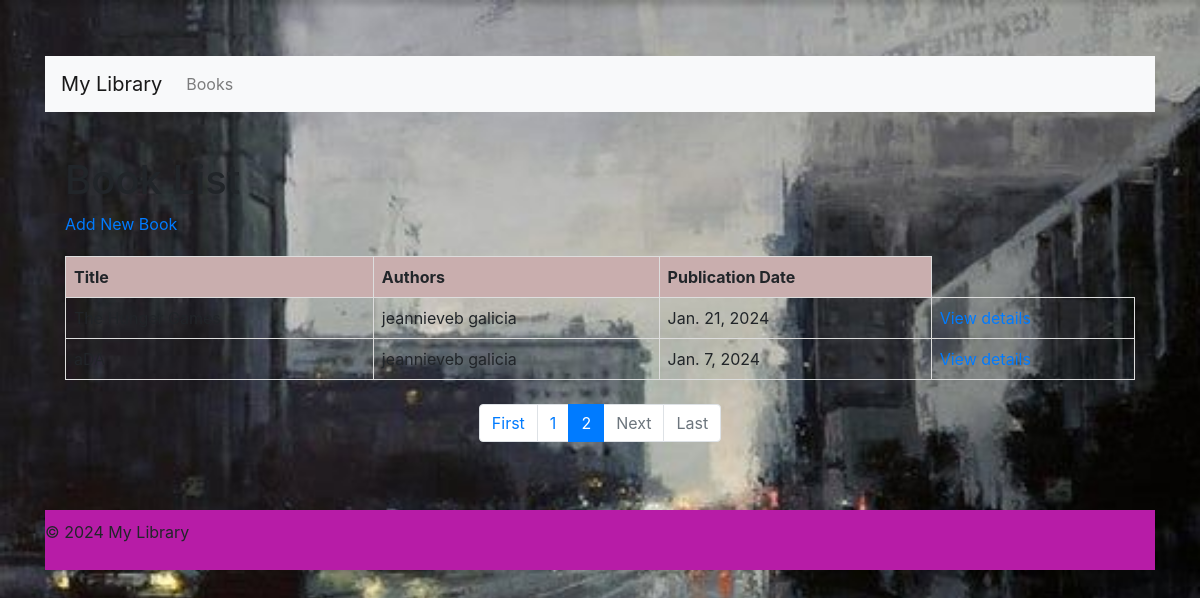
Page /books/?page=2 on the committed database.
### myapp/models.py (models this page shows, shortened)
class Book(models.Model):
    title = models.CharField(max_length=100)
    publication_date = models.DateField()
    genre = models.ForeignKey(Genre, on_delete=models.SET_NULL, null=True, blank=True)
    authors = models.ManyToManyField(Author)
    created_at = models.DateTimeField(default=timezone.now)
    updated_at = models.DateTimeField(default=timezone.now)

class BaseModel(models.Model):
    created_at = models.DateTimeField(auto_now_add=True)
    updated_at = models.DateTimeField(auto_now=True)
    class Meta:
        abstract = True

class Author(BaseModel):
    name = models.CharField(max_length=100)
    def __str__(self):
        return self.name

### myapp/views.py (the view)
# urls.py: path('', BookListView.as_view(), name='book_list'),
class BookListView(ListView):
    model = Book
    template_name = 'book_list.html'
    context_object_name = 'books'
    paginate_by = 3
    def get_queryset(self):
        return Book.objects.all()
    def get_context_data(self, **kwargs):
        context = super().get_context_data(**kwargs)
        page = self.request.GET.get('page', 1)
        context['page'] = page
        context['page'] = page
        context['books'] = context['object_list']
        return context

### templates/book_list.html (shortened to what this page needs)
{% extends "base_generic.html" %}
{% block content %}
<!DOCTYPE html>
<html>
<head>
</head>
<body>
    <h1>Book List</h1>
    <table>
        <thead>
            <tr>
                <th>Title</th>
                <th>Authors</th>
                <th>Publication Date</th>
                <a href="{% url 'book_create' %}">Add New Book</a>
            </tr>
        </thead>
        <tbody>
            {% for book in books %}
                <tr>
                    <td>{{ book.title }}</td>
                    <td>{{ book.authors.all|join:', ' }}</td>
                    <td>{{ book.publication_date }}</td>
                    <td>
                        <a href="{% url 'book_detail' pk=book.pk %}">View details</a>
                    </td>
                </tr>
            {% endfor %}
        </tbody>
    </table>
    {% include 'pagination.html' with books=books %}
</body>
</html>
{% endblock %}

### static/css/styles.css (style rules this page uses)
body { background-image: url('/static/image/rr.jpg'); background-size: cover; background-position: center; background-attachment: fixed; height: 100vh; margin: 0; padding-top: 56px; }

### templates/book_list.html (style rules this page uses)
table { width: 100%; border-collapse: collapse; margin-top: 20px; }
th, td { border: 1px solid #ddd; padding: 8px; text-align: left; }
th { background-color: #c9aeae; }

### rows in the picture
Book: authors.all "jeannieveb galicia", publication_date "Jan. 21, 2024"
Book: authors.all "jeannieveb galicia", publication_date "Jan. 7, 2024"

### other values in the picture
{{ num }} "1"
{{ num }} "2"
{{ 2024 }} "2024"
